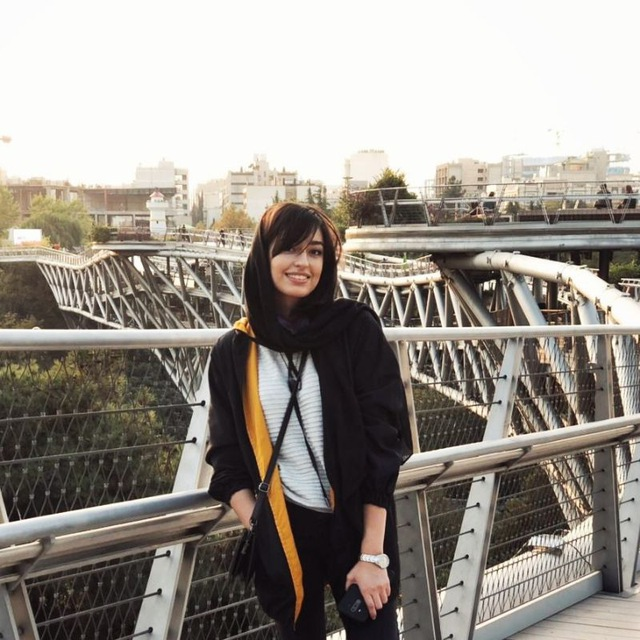
#> input picture median filter/yasi.jpg, 640 x 640 px
$ python medianFilter.py
#> lines starting #> are read from the running program, lines starting #| are printed output that depends on the picture
import cv2
from matplotlib import pyplot as plt

image = cv2.imread('yasi.jpg', 0)
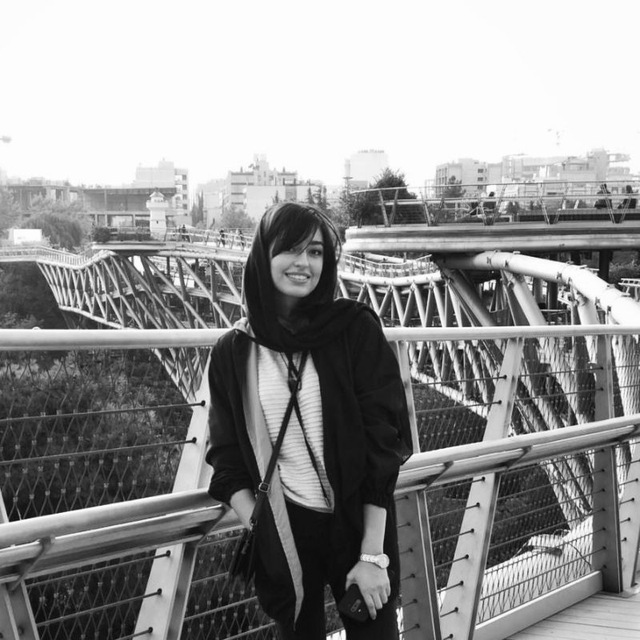
#> image: shape (640, 640); min 0, max 255, mean 148
cv2.imshow('ys', image)
med = cv2.medianBlur(image, 5)
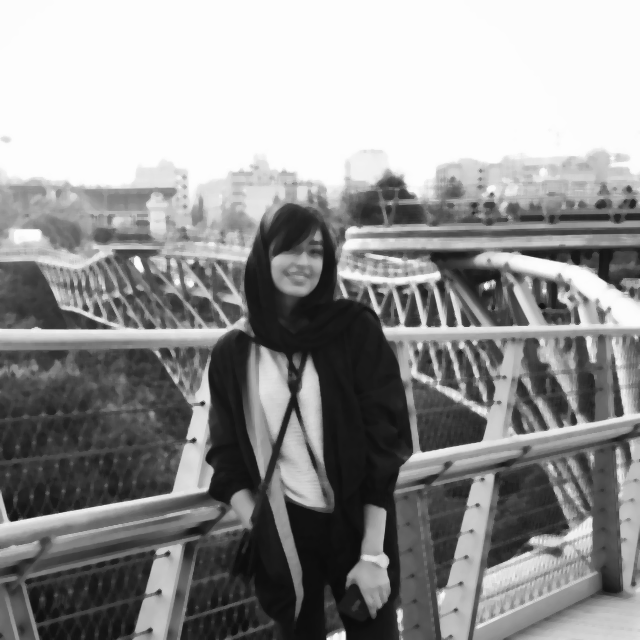
#> med: shape (640, 640); min 11, max 254, mean 147.7
plt.figure(figsize=(11,6))
plt.subplot(121)
plt.imshow(image)
plt.title('Original')
plt.xticks([])
plt.yticks([])
plt.subplot(122)
cv2.imwrite('median_filter.jpg', med)
plt.imshow(med)
plt.title('Median Filter')
plt.xticks([])
plt.yticks([])
plt.show()
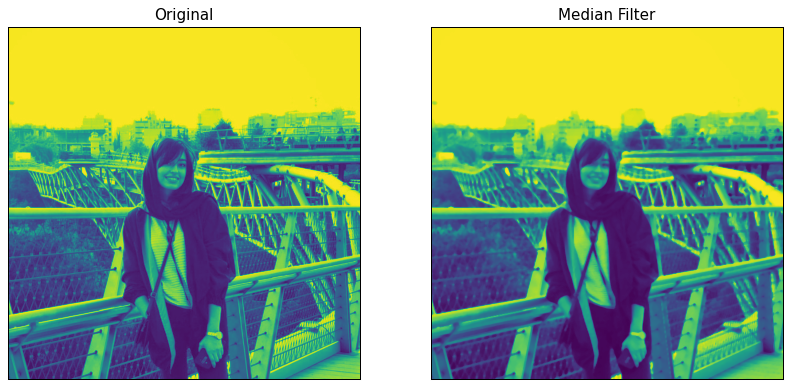
#> figure drawn by matplotlib, 2 panels
